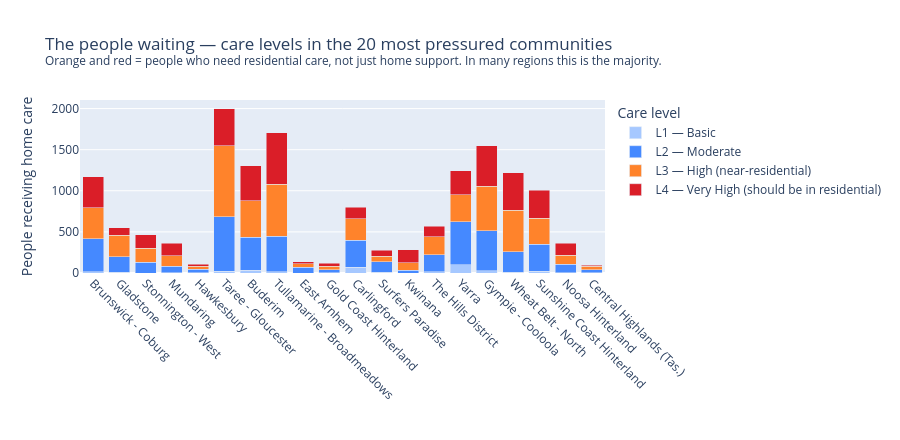

The cell this chart's notebook holds for it:
### Markdown cell above
## Zooming In: Who Is Actually Waiting?

The bar chart above shows *how many* people are waiting relative to supply. This chart answers *who* they are.

In every one of these 20 communities, the dominant colours are orange and red — L3 and L4. These are not people with minor support needs who could be managed with home visits. They are people with complex, intensive care needs who have been assessed as requiring near-residential or residential-level support.

**The orange and red bars are not a queue — they are a crisis being absorbed invisibly into the home care system.**

### Code cell
hcp_melt = top20.melt(
    id_vars=['sa3_name','waitlist_pressure'],
    value_vars=['hcp_level1','hcp_level2','hcp_level3','hcp_level4'],
    var_name='level', value_name='users'
)
hcp_melt['level_label'] = hcp_melt['level'].map({
    'hcp_level1': 'L1 — Basic',
    'hcp_level2': 'L2 — Moderate',
    'hcp_level3': 'L3 — High (near-residential)',
    'hcp_level4': 'L4 — Very High (should be in residential)'
})

sa3_order = top20.sort_values('waitlist_pressure')['sa3_name'].tolist()

fig = px.bar(
    hcp_melt,
    x='sa3_name', y='users', color='level_label',
    category_orders={
        'sa3_name': sa3_order,
        'level_label': ['L1 — Basic','L2 — Moderate',
                        'L3 — High (near-residential)',
                        'L4 — Very High (should be in residential)']
    },
    color_discrete_map={
        'L1 — Basic':                         '#a6c8ff',
        'L2 — Moderate':                      '#4589ff',
        'L3 — High (near-residential)':       '#ff832b',
        'L4 — Very High (should be in residential)': '#da1e28'
    },
    barmode='stack',
    title='The people waiting — care levels in the 20 most pressured communities<br>'
          '<sup>Orange and red = people who need residential care, '
          'not just home support. In many regions this is the majority.</sup>',
    labels={'users':'People receiving home care','sa3_name':'','level_label':'Care level'}
)
fig.update_layout(height=440, xaxis_tickangle=45)
fig.show()

l34 = top20[['hcp_level3','hcp_level4']].sum().sum()
total = top20[['hcp_level1','hcp_level2','hcp_level3','hcp_level4']].sum().sum()
print(f'Across the top 20 communities: {l34/total*100:.1f}% of home care users are L3+L4.')
print(f'That is {int(l34):,} people receiving near-residential care at home')
print(f'because their community does not have enough beds to place them.')

### Figure 1 — Plotly figure (JSON) as saved in the notebook; plotly's stock layout.template omitted (floating-point values rounded to 4 significant figures)
{"data": [{"hovertemplate": "Care level=L1 — Basic<br>=%{x}<br>People receiving home care=%{y}<extra></extra>", "legendgroup": "L1 — Basic", "marker": {"color": "#a6c8ff", "pattern": {"shape": ""}}, "name": "L1 — Basic", "orientation": "v", "showlegend": true, "textposition": "auto", "type": "bar", "x": ["Brunswick - Coburg", "Gladstone", "Stonnington - West", "Mundaring", "Hawkesbury", "Taree - Gloucester", "Buderim", "Tullamarine - Broadmeadows", "East Arnhem", "Gold Coast Hinterland", "Carlingford", "Surfers Paradise", "Kwinana", "The Hills District", "Yarra", "Gympie - Cooloola", "Wheat Belt - North", "Sunshine Coast Hinterland", "Noosa Hinterland", "Central Highlands (Tas.)"], "xaxis": "x", "y": [15, 7, 0, 2, 2, 24, 31, 13, 0, 4, 73, 12, 0, 13, 100, 29, 9, 19, 4, 3], "yaxis": "y"}, {"hovertemplate": "Care level=L2 — Moderate<br>=%{x}<br>People receiving home care=%{y}<extra></extra>", "legendgroup": "L2 — Moderate", "marker": {"color": "#4589ff", "pattern": {"shape": ""}}, "name": "L2 — Moderate", "orientation": "v", "showlegend": true, "textposition": "auto", "type": "bar", "x": ["Brunswick - Coburg", "Gladstone", "Stonnington - West", "Mundaring", "Hawkesbury", "Taree - Gloucester", "Buderim", "Tullamarine - Broadmeadows", "East Arnhem", "Gold Coast Hinterland", "Carlingford", "Surfers Paradise", "Kwinana", "The Hills District", "Yarra", "Gympie - Cooloola", "Wheat Belt - North", "Sunshine Coast Hinterland", "Noosa Hinterland", "Central Highlands (Tas.)"], "xaxis": "x", "y": [399, 191, 131, 80, 44, 662, 403, 435, 72, 37, 327, 122, 36, 209, 523, 487, 247, 331, 100, 36], "yaxis": "y"}, {"hovertemplate": "Care level=L3 — High (near-residential)<br>=%{x}<br>People receiving home care=%{y}<extra></extra>", "legendgroup": "L3 — High (near-residential)", "marker": {"color": "#ff832b", "pattern": {"shape": ""}}, "name": "L3 — High (near-residential)", "orientation": "v", "showlegend": true, "textposition": "auto", "type": "bar", "x": ["Brunswick - Coburg", "Gladstone", "Stonnington - West", "Mundaring", "Hawkesbury", "Taree - Gloucester", "Buderim", "Tullamarine - Broadmeadows", "East Arnhem", "Gold Coast Hinterland", "Carlingford", "Surfers Paradise", "Kwinana", "The Hills District", "Yarra", "Gympie - Cooloola", "Wheat Belt - North", "Sunshine Coast Hinterland", "Noosa Hinterland", "Central Highlands (Tas.)"], "xaxis": "x", "y": [378, 259, 170, 128, 39, 863, 444, 630, 42, 40, 261, 70, 90, 220, 330, 541, 505, 319, 110, 45], "yaxis": "y"}, {"hovertemplate": "Care level=L4 — Very High (should be in residential)<br>=%{x}<br>People receiving home care=%{y}<extra></extra>", "legendgroup": "L4 — Very High (should be in residential)", "marker": {"color": "#da1e28", "pattern": {"shape": ""}}, "name": "L4 — Very High (should be in residential)", "orientation": "v", "showlegend": true, "textposition": "auto", "type": "bar", "x": ["Brunswick - Coburg", "Gladstone", "Stonnington - West", "Mundaring", "Hawkesbury", "Taree - Gloucester", "Buderim", "Tullamarine - Broadmeadows", "East Arnhem", "Gold Coast Hinterland", "Carlingford", "Surfers Paradise", "Kwinana", "The Hills District", "Yarra", "Gympie - Cooloola", "Wheat Belt - North", "Sunshine Coast Hinterland", "Noosa Hinterland", "Central Highlands (Tas.)"], "xaxis": "x", "y": [376, 94, 163, 152, 22, 450, 426, 628, 23, 36, 138, 74, 159, 125, 288, 493, 459, 340, 145, 11], "yaxis": "y"}], "layout": {"barmode": "stack", "height": 440, "legend": {"title": {"text": "Care level"}, "tracegroupgap": 0}, "title": {"text": "The people waiting — care levels in the 20 most pressured communities<br><sup>Orange and red = people who need residential care, not just home support. In many regions this is the majority.</sup>"}, "xaxis": {"anchor": "y", "categoryarray": ["Brunswick - Coburg", "Gladstone", "Stonnington - West", "Mundaring", "Hawkesbury", "Taree - Gloucester", "Buderim", "Tullamarine - Broadmeadows", "East Arnhem", "Gold Coast Hinterland", "Carlingford", "Surfers Paradise", "Kwinana", "The Hills District", "Yarra", "Gympie - Cooloola", "Wheat Belt - North", "Sunshine Coast Hinterland", "Noosa Hinterland", "Central Highlands (Tas.)"], "categoryorder": "array", "domain": [0, 1], "tickangle": 45, "title": {"text": ""}}, "yaxis": {"anchor": "x", "domain": [0, 1], "title": {"text": "People receiving home care"}}}}
